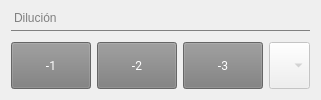
         <widget class="QFrame" name="frame_2">
          <property name="frameShape">
           <enum>QFrame::NoFrame</enum>
          </property>
          <property name="frameShadow">
           <enum>QFrame::Raised</enum>
          </property>
          <property name="lineWidth">
           <number>0</number>
          </property>
          <layout class="QGridLayout" name="gridLayout_14">
           <item row="0" column="0" colspan="4">
            <widget class="QLabel" name="label_2">
             <property name="sizePolicy">
              <sizepolicy hsizetype="Preferred" vsizetype="Maximum">
               <horstretch>0</horstretch>
               <verstretch>0</verstretch>
              </sizepolicy>
             </property>
             <property name="font">
              <font>
               <family>Microsoft Sans Serif</family>
               <stylestrategy>PreferDefault</stylestrategy>
              </font>
             </property>
             <property name="styleSheet">
              <string notr="true">*{
color: grey;
border:none;
border-bottom: 1px solid grey;
padding-bottom: 5px;
margin-bottom: 5px}</string>
             </property>
             <property name="text">
              <string>Dilución</string>
             </property>
            </widget>
           </item>
           <item row="1" column="0">
            <widget class="QPushButton" name="boton_D1">
             <property name="enabled">
              <bool>false</bool>
             </property>
             <property name="sizePolicy">
              <sizepolicy hsizetype="Expanding" vsizetype="Maximum">
               <horstretch>0</horstretch>
               <verstretch>0</verstretch>
              </sizepolicy>
             </property>
             <property name="minimumSize">
              <size>
               <width>35</width>
               <height>45</height>
              </size>
             </property>
             <property name="maximumSize">
              <size>
               <width>16777215</width>
               <height>50</height>
              </size>
             </property>
             <property name="font">
              <font>
               <family>Roboto,sans-serif</family>
               <weight>50</weight>
               <bold>false</bold>
               <underline>false</underline>
               <strikeout>false</strikeout>
              </font>
             </property>
             <property name="focusPolicy">
              <enum>Qt::ClickFocus</enum>
             </property>
             <property name="styleSheet">
              <string notr="true">*{
padding:0.7em 1.7em;
margin:0 0.3em 0.3em 0;
border-radius:0.2em;
text-decoration:none;
font-family:'Roboto',sans-serif;
font-weight:400;
color:#FFFFFF;
background-color:#3369ff;;
text-align:center;
position:relative;}

QPushButton:hover{background-color:#003ea3;}
QPushButton:disabled{
padding:0.7em 1.7em;
margin:0 0.3em 0.3em 0;
border-radius:0.2em;
text-decoration:none;
font-family:'Roboto',sans-serif;
font-weight:400;
color:#FFFFFF;
background-color:rgb(124, 124, 124);
text-align:center;
position:relative;}</string>
             </property>
             <property name="text">
              <string>-1</string>
             </property>
            </widget>
           </item>
           <item row="1" column="1">
            <widget class="QPushButton" name="boton_D2">
             <property name="enabled">
              <bool>false</bool>
             </property>
             <property name="sizePolicy">
              <sizepolicy hsizetype="Expanding" vsizetype="Maximum">
               <horstretch>0</horstretch>
               <verstretch>0</verstretch>
              </sizepolicy>
             </property>
             <property name="minimumSize">
              <size>
               <width>35</width>
               <height>45</height>
              </size>
             </property>
             <property name="maximumSize">
              <size>
               <width>16777215</width>
               <height>50</height>
              </size>
             </property>
             <property name="font">
              <font>
               <family>Roboto,sans-serif</family>
               <weight>50</weight>
               <bold>false</bold>
               <underline>false</underline>
               <strikeout>false</strikeout>
              </font>
             </property>
             <property name="focusPolicy">
              <enum>Qt::ClickFocus</enum>
             </property>
             <property name="styleSheet">
              <string notr="true">*{
padding:0.7em 1.7em;
margin:0 0.3em 0.3em 0;
border-radius:0.2em;
text-decoration:none;
font-family:'Roboto',sans-serif;
font-weight:400;
color:#FFFFFF;
background-color:#3369ff;;
text-align:center;
position:relative;}

QPushButton:hover{background-color:#003ea3;}
QPushButton:disabled{
padding:0.7em 1.7em;
margin:0 0.3em 0.3em 0;
border-radius:0.2em;
text-decoration:none;
font-family:'Roboto',sans-serif;
font-weight:400;
color:#FFFFFF;
background-color:rgb(124, 124, 124);
text-align:center;
position:relative;}</string>
             </property>
             <property name="text">
              <string>-2</string>
             </property>
            </widget>
           </item>
           <item row="1" column="2">
            <widget class="QPushButton" name="boton_D3">
             <property name="enabled">
              <bool>false</bool>
             </property>
             <property name="sizePolicy">
              <sizepolicy hsizetype="Expanding" vsizetype="Maximum">
               <horstretch>0</horstretch>
               <verstretch>0</verstretch>
              </sizepolicy>
             </property>
             <property name="minimumSize">
              <size>
               <width>35</width>
               <height>45</height>
              </size>
             </property>
             <property name="maximumSize">
              <size>
               <width>16777215</width>
               <height>50</height>
              </size>
             </property>
             <property name="font">
              <font>
               <family>Roboto,sans-serif</family>
               <weight>50</weight>
               <bold>false</bold>
               <underline>false</underline>
               <strikeout>false</strikeout>
              </font>
             </property>
             <property name="focusPolicy">
              <enum>Qt::ClickFocus</enum>
             </property>
             <property name="styleSheet">
              <string notr="true">*{
padding:0.7em 1.7em;
margin:0 0.3em 0.3em 0;
border-radius:0.2em;
text-decoration:none;
font-family:'Roboto',sans-serif;
font-weight:400;
color:#FFFFFF;
background-color:#3369ff;;
text-align:center;
position:relative;}

QPushButton:hover{background-color:#003ea3;}
QPushButton:disabled{
padding:0.7em 1.7em;
margin:0 0.3em 0.3em 0;
border-radius:0.2em;
text-decoration:none;
font-family:'Roboto',sans-serif;
font-weight:400;
color:#FFFFFF;
background-color:rgb(124, 124, 124);
text-align:center;
position:relative;}</string>
             </property>
             <property name="text">
              <string>-3</string>
             </property>
            </widget>
           </item>
           <item row="1" column="3">
            <widget class="QComboBox" name="comboBox_DOtro">
             <property name="enabled">
              <bool>false</bool>
             </property>
             <property name="sizePolicy">
              <sizepolicy hsizetype="Expanding" vsizetype="Maximum">
               <horstretch>0</horstretch>
               <verstretch>0</verstretch>
              </sizepolicy>
             </property>
             <property name="minimumSize">
              <size>
               <width>35</width>
               <height>45</height>
              </size>
             </property>
             <property name="maximumSize">
              <size>
               <width>16777215</width>
               <height>50</height>
              </size>
             </property>
             <property name="font">
              <font>
               <family>Microsoft JhengHei UI</family>
               <weight>75</weight>
               <bold>true</bold>
              </font>
             </property>
             <property name="focusPolicy">
              <enum>Qt::ClickFocus</enum>
             </property>
             <property name="styleSheet">
              <string>QGroupBox{border: 2px solid  rgb(53, 212, 255);}
# background-color: rgb(202, 255, 252);}</string>
             </property>
             <property name="editable">
              <bool>false</bool>
             </property>
             <property name="currentText">
              <string/>
             </property>
             <property name="modelColumn">
              <number>0</number>
             </property>
             <item>
              <property name="text">
               <string/>
              </property>
             </item>
             <item>
              <property name="text">
               <string>-4</string>
              </property>
             </item>
             <item>
              <property name="text">
               <string>-5</string>
              </property>
             </item>
             <item>
              <property name="text">
               <string>-6</string>
              </property>
             </item>
             <item>
              <property name="text">
               <string>-7</string>
              </property>
             </item>
             <item>
              <property name="text">
               <string>-8</string>
              </property>
             </item>
            </widget>
           </item>
          </layout>
         </widget>
